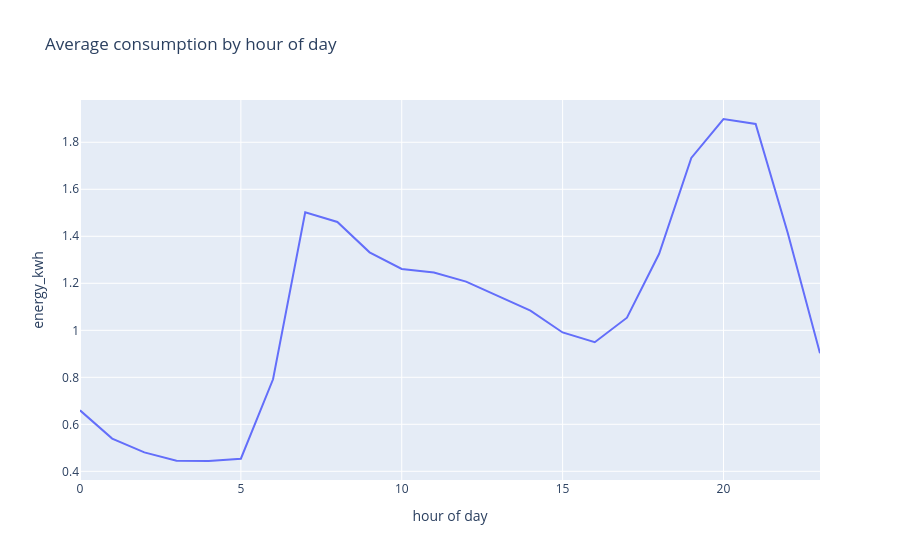

The notebook cell saved with this chart:
### Markdown cell above
### Daily and weekly patterns (these motivate the forecasting features)

### Code cell
by_hour = hourly.groupby(hourly.index.hour)["energy_kwh"].mean()
px.line(by_hour.reset_index(), x="timestamp", y="energy_kwh",
        labels={"timestamp": "hour of day"}, title="Average consumption by hour of day")

### Figure 1 — Plotly figure (JSON) as saved in the notebook; plotly's stock layout.template omitted (floating-point values rounded to 4 significant figures)
{"data": [{"hovertemplate": "hour of day=%{x}<br>energy_kwh=%{y}<extra></extra>", "legendgroup": "", "line": {"color": "#636efa", "dash": "solid"}, "marker": {"symbol": "circle"}, "mode": "lines", "name": "", "orientation": "v", "showlegend": false, "type": "scatter", "x": [0, 1, 2, 3, 4, 5, 6, 7, 8, 9, 10, 11, 12, 13, 14, 15, 16, 17, 18, 19, 20, 21, 22, 23], "xaxis": "x", "y": [0.6594, 0.5393, 0.4806, 0.4448, 0.4438, 0.4537, 0.7916, 1.502, 1.461, 1.332, 1.261, 1.246, 1.207, 1.145, 1.083, 0.9908, 0.9491, 1.054, 1.326, 1.733, 1.899, 1.878, 1.413, 0.9021], "yaxis": "y"}], "layout": {"legend": {"tracegroupgap": 0}, "title": {"text": "Average consumption by hour of day"}, "xaxis": {"anchor": "y", "domain": [0, 1], "title": {"text": "hour of day"}}, "yaxis": {"anchor": "x", "domain": [0, 1], "title": {"text": "energy_kwh"}}}}
